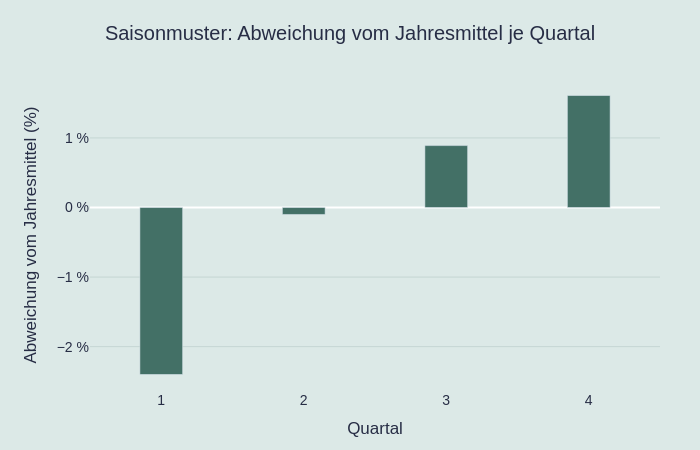

The cell this chart's notebook holds for it:
### Code cell
# Trendbereinigte Saisonabweichung je Quartal, praesentationsfertiges Balkendiagramm
saison_ergebnis = saison_vergleich.groupby("quarter")["abweichung_prozent"].mean().round(2).reset_index()

fig = px.bar(saison_ergebnis, x="quarter", y="abweichung_prozent",
             title="Saisonmuster: Abweichung vom Jahresmittel je Quartal",
             labels={"quarter": "Quartal", "abweichung_prozent": "Abweichung vom Jahresmittel (%)"})

fig.update_traces(marker_color="#437066")
fig.update_layout(
    plot_bgcolor="#DCE9E7",
    paper_bgcolor="#DCE9E7",
    width=700, height=450,
    title_x=0.5,
    font=dict(size=14, family="Arial", color="#272D45"),
    margin=dict(l=90, r=40, t=80, b=60),
    bargap=0.7
)
fig.update_xaxes(showgrid=False, color="#272D45", dtick=1)
fig.update_yaxes(showgrid=True, gridcolor="#C5D6D3", ticksuffix=" %", color="#272D45")
fig.show()

### Figure 1 — Plotly figure (JSON) as saved in the notebook; plotly's stock layout.template omitted (floating-point values rounded to 4 significant figures)
{"data": [{"hovertemplate": "Quartal=%{x}<br>Abweichung vom Jahresmittel (%)=%{y}<extra></extra>", "legendgroup": "", "marker": {"color": "#437066", "pattern": {"shape": ""}}, "name": "", "orientation": "v", "showlegend": false, "textposition": "auto", "type": "bar", "x": [1, 2, 3, 4], "xaxis": "x", "y": [-2.4, -0.1, 0.89, 1.61], "yaxis": "y"}], "layout": {"bargap": 0.7, "barmode": "relative", "font": {"color": "#272D45", "family": "Arial", "size": 14}, "height": 450, "legend": {"tracegroupgap": 0}, "margin": {"b": 60, "l": 90, "r": 40, "t": 80}, "paper_bgcolor": "#DCE9E7", "plot_bgcolor": "#DCE9E7", "title": {"text": "Saisonmuster: Abweichung vom Jahresmittel je Quartal", "x": 0.5}, "width": 700, "xaxis": {"anchor": "y", "color": "#272D45", "domain": [0, 1], "dtick": 1, "showgrid": false, "title": {"text": "Quartal"}}, "yaxis": {"anchor": "x", "color": "#272D45", "domain": [0, 1], "gridcolor": "#C5D6D3", "showgrid": true, "ticksuffix": " %", "title": {"text": "Abweichung vom Jahresmittel (%)"}}}}
